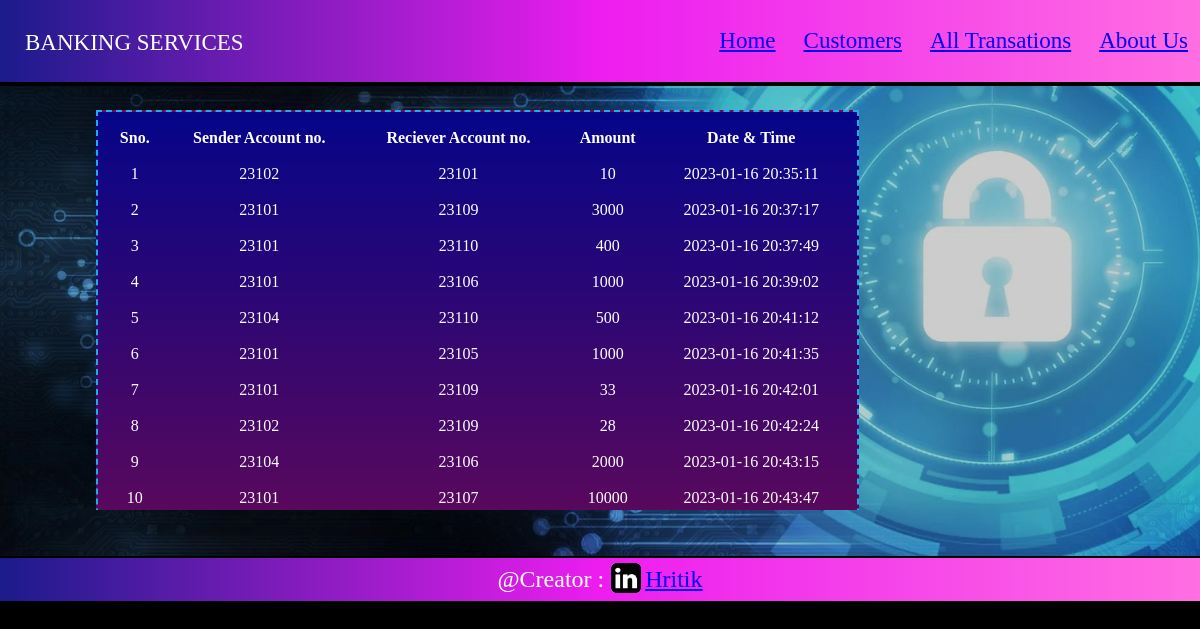
Screenshot of /alltrans.php with the database file from the repository.
### tables this page shows
CREATE TABLE `transactions` (
  `sr` int(11) NOT NULL,
  `sender` varchar(10) NOT NULL,
  `receiver` varchar(10) NOT NULL,
  `amount` int(20) NOT NULL,
  `time` datetime NOT NULL
);

### alltrans.php (the view, shortened to what this page needs)
<!DOCTYPE html>
<html lang="en">
  <head>
    <link rel="stylesheet" href="http://localhost/banking/index.css"/>
  </head>
  <body>
  <?php include 'connect.php'; ?>
    <header>
      <div class="nav">
        <p id="heading">BANKING SERVICES</p>
        <ul>
          <li><a href="/banking/index.php">Home</a></li>
          <li><a href="/banking/customers.php">Customers</a></li>
          <li><a href="/banking/alltrans.php">All Transations</a></li>
          <li>
            <a
              href="/banking/aboutus.php"
              >About Us</a
            >
          </li>
        </ul>
      </div>
    </header>
    <hr style="border: 2px solid black; margin: 0px; padding: 0px" />
    <main style="background-image: url(http://localhost/banking/imgs/bgbank.png);">
      <div id="contain2" >
      <?php
      $conn = mysqli_connect($servername, $username, $password, $database);
      if (!$conn) {
        die("Connection not established: " . mysqli_connect_error());
      } else {
        $sql = "SELECT * FROM `transactions`";
        $result = mysqli_query($conn, $sql);
      ?>
      <div class="scroll">
        <table class="cosmtble" style="position: sticky;top:0;width: 763px;height: 400px;" >
          <thead>
              <tr>
                  <th>Sno.</th>
                  <th>Sender Account no.</th>
                  <th>Reciever Account no.</th>
                  <th>Amount</th>
                  <th>Date & Time</th>
              </tr>
          </thead>
          <?php
echo "<tbody>";
        while($row = mysqli_fetch_assoc($result)){
        if(!(empty($row['sender']) && empty($row['receiver']) && empty($row['amount'])))
            {echo    '
            <tr>
              <td>' .$row['sr'] . '</td>
              <td>'.$row['sender'].'</td>
              <td>'.$row['receiver'].'</td>
              <td>'.$row['amount'].'</td>
              <td>'.$row['time'].'</td>
              </tr>';}
    }
    }
    echo "</tbody>";
?>
      </table>
      </div>
      </div>
    </main>
    <hr style="border: 1px solid black; margin: 0px; padding: 0px" />
    <footer>
      <span>@Creator :</span>
      <a href="https://www.linkedin.com/in/hritik-gupta-5352a01b8/" target="_blank" ><img src="http://localhost/banking/imgs/lnkdin.png" id="img2" alt="Linkdin" >Hritik</a>
    </footer>
  </body>
</html>

### index.css (style rules this page uses)
body { margin: 0; padding: 0; box-sizing: border-box; width: 100%; background-color: black; }
.nav { width: 100%; height: auto; background:linear-gradient(to left,#ff6ee2,rgb(237, 29, 240),#1b1b8b); color: white; display: flex; justify-content: space-between; }
#heading { margin-top: 30px; margin-left: 25px; font-size: 23px; }
li { text-align: center; width: auto; display: inline-block; text-decoration: none; font-size: 23px; margin: 12px; }
main { margin: 0; padding: 0; box-sizing: border-box; background-image: url('http://localhost/banking/imgs/bgbank.png'); height: 470px; width: 100%; background-repeat: no-repeat; background-size: cover; }
footer { margin-top: 0; padding: 5px; height: 33px; text-align: center; color: white; background:linear-gradient(to left,#ff6ee2,rgb(237, 29, 240),#1b1b8b); font-size:x-large; }
#img2 { margin-left: 1px; margin-right: 4px; margin-bottom: -6px; width: 30px; height: 30px; border-radius: 5px; }
#contain2 { margin: 0; padding-top: 2%; padding-left: 8%; width: 70%; overflow: hidden; height: auto; }
.cosmtble { border: 2px solid rgb(37, 168, 239); text-align: center; color: rgb(255, 255, 255); background-image: linear-gradient(rgb(5, 5, 137),rgb(114, 9, 79)); border-spacing: 16px; border-style:dashed; white-space: nowrap; position: sticky; top: 0; }
.scroll { overflow-y:scroll;height: 400px;width: 780px; ;margin:0;padding:0 ; }

### rows the page displays
transactions: sr "1", sender "23102", receiver "23101", amount "10", time "2023-01-16 20:35:11"
transactions: sr "2", sender "23101", receiver "23109", amount "3000", time "2023-01-16 20:37:17"
transactions: sr "3", sender "23101", receiver "23110", amount "400", time "2023-01-16 20:37:49"
transactions: sr "4", sender "23101", receiver "23106", amount "1000", time "2023-01-16 20:39:02"
transactions: sr "5", sender "23104", receiver "23110", amount "500", time "2023-01-16 20:41:12"
transactions: sr "6", sender "23101", receiver "23105", amount "1000", time "2023-01-16 20:41:35"
transactions: sr "7", sender "23101", receiver "23109", amount "33", time "2023-01-16 20:42:01"
transactions: sr "8", sender "23102", receiver "23109", amount "28", time "2023-01-16 20:42:24"
transactions: sr "9", sender "23104", receiver "23106", amount "2000", time "2023-01-16 20:43:15"
transactions: sr "10", sender "23101", receiver "23107", amount "10000", time "2023-01-16 20:43:47"
